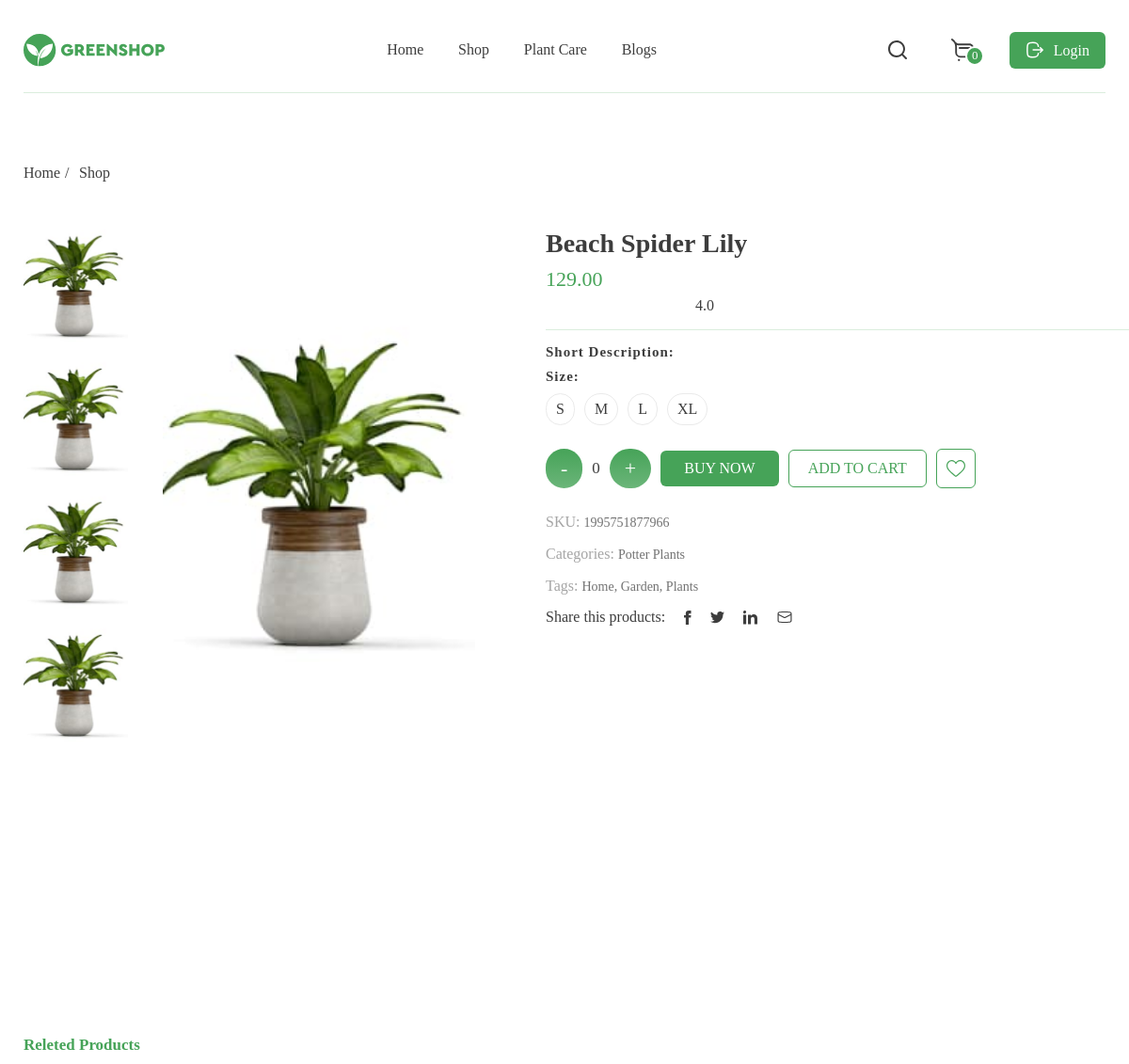
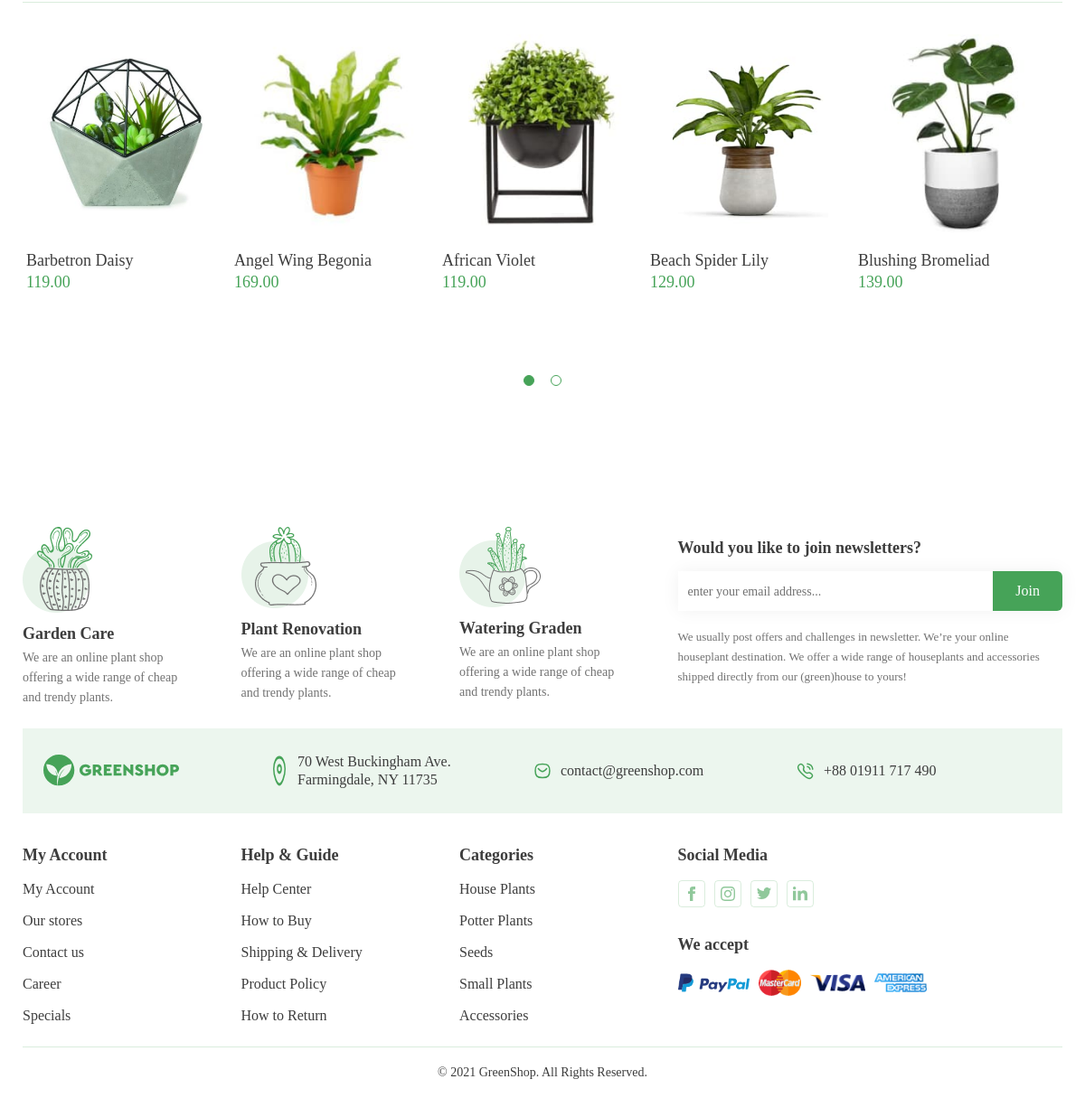
Page /Beach_Spider_Lily/ on the committed database (2 pictures, top to bottom).
### store/models.py (models this page shows)
class Flowers(models.Model):
    title = models.TextField("Название", max_length=250, blank=True)
    price = models.CharField("Цена", max_length=50, blank=True)
    img = models.ImageField("Изоброжения", upload_to="flowers/")
    description = models.TextField("Описание", max_length=500, blank=True)
    url = models.SlugField(max_length=130, unique=True)
    category = models.ForeignKey(
        Category, verbose_name="Категория", on_delete=models.SET_NULL, null=True
    )
    class Meta:
        verbose_name = 'Растения'
        verbose_name_plural = 'Растения'

### store/views.py (the view, shortened to what this page needs)
# urls.py: path("<slug:slug>/", views.FlowersDetailView.as_view(), name='store_detail'),
class FlowersDetailView(View):
    def get(self, requset, slug):
        flowersget = Flowers.objects.get(url=slug)
        flowersall = Flowers.objects.all()
        return render(requset, "store/store_detail.html", {"flowers": flowersall,
        "flowersget": flowersget })

### templates/store/store_detail.html (shortened to what this page needs)
{% extends 'base.html' %}
{% load static  %}
{% block content %}
<section class="product-view">
    <div class="container">
        <div class="product-view__inner">
            <div class="breadcrumbs">
                <ul class="breadcrumbs__list">
                    <li class="breadcrumbs__list-item">
                        <a href="{% url 'home' %}">Home</a>
                    </li>
                    <li class="breadcrumbs__list-item">
                        <a href="#">Shop</a>
                    </li>
                </ul>
            </div>
            <div class="product-view__wrapper">
                <div class="product-view__img">
                    <div class="product-view__vertical-bar">
                        <a href="#">
                            <img src="{{ flowersget.img.url }}" alt="" class="product-view__img-mini">
                        </a>
                        <a href="#">
                            <img src="{{ flowersget.img.url }}" alt="" class="product-view__img-mini">
                        </a>
                        <a href="#">
                            <img src="{{ flowersget.img.url }}" alt="" class="product-view__img-mini">
                        </a>
                        <a href="#">
                            <img src="{{ flowersget.img.url }}" alt="" class="product-view__img-mini">
                        </a>
                    </div>
                    <img src="{{ flowersget.img.url }}" alt="" class="product-view__img-main">
                </div>
                <div class="product-view__info">
                    <div class="product-view__info-main">
                        <h2 class="product-view__title">{{ flowersget.title }}</h2>
                        <p class="product-view__price">{{ flowersget.price }}</p>
                        <form action="{% url 'add_rating' %}" method="post" name="rating">
                            <span class="rating">
                            </span>
                            <span class="editContent">4.0</span>
                        </form>
                    </div>
                    <div class="product-view__info-description">
                        <h3 class="product-view__info-title">Short Description:</h3>
                        <h3 class="product-view__info-title">Size:</h3>
                        <ul class="product-view__list size-list">
                            <li class="product-view__item">
                                <a href="#" class="product-view__link">S</a>
                            </li>
                            <li class="product-view__item">
                                <a href="#" class="product-view__link">M</a>
                            </li>
                            <li class="product-view__item">
                                <a href="#" class="product-view__link">L</a>
                            </li>
                            <li class="product-view__item">
                                <a href="#" class="product-view__link">XL</a>
                            </li>
                        </ul>
                        <div class="product-view__buy">
                            <div href="" class="product-view__add-minus">
                                <button class="js-clear-btn">-</button>
                            </div>
                            <div class="product-view__counter"></div>
                            <div href="" class="product-view__add-minus">
                                <button class="js-inc-btn">+</button>
                            </div>
                            <a href="#" class="product-view__buy-button button">Buy NOW</a>
                            <a href="#" class="product-view__buy-button button-invert">Add to cart</a>
                            <a href="#" class="product-view__buy-button button-invert icon-button">
                                <img src="{% static 'images/greenHeart.svg' %}" alt="">
                            </a>
                        </div>
                        <div class="product-view__characteristics">
                            <p class="product-view__characteristics-text">
                                SKU: <span class="product-view__text">1995751877966</span>
                            </p>
                            <p class="product-view__characteristics-text">
                                Categories: <span class="product-view__text">Potter Plants</span>
                            </p>
                            <p class="product-view__characteristics-text">
                                Tags: <span class="product-view__text">Home, Garden, Plants</span>
                            </p>
                        </div>
                        <ul class="product-view__list social-list">
                            <li class="product-view__item">
                               <p class="product-view__titile">Share this products:</p>
                            </li>
                            <li class="product-view__item">
                                <a href="#" class="product-view__link"><img src="{% static 'images/FacebookDark.svg' %}" alt=""></a>
                            </li>
                            <li class="product-view__item">
                                <a href="#" class="product-view__link"><img src="{% static 'images/TwitterDark.svg' %}" alt=""></a>
                            </li>
                            <li class="product-view__item">
                                <a href="#" class="product-view__link"><img src="{% static 'images/LinkedinDark.svg' %}" alt=""></a>
                            </li>
                            <li class="product-view__item">
                                <a href="#" class="product-view__link"><img src="{% static 'images/MessageMail.svg' %}" alt=""></a>
                            </li>
                        </ul>
                    </div>
                </div>
            </div>
        </div>
    </div>
</section>
<section class="recomended-product">
    <div class="container">
        <div class="recomended-product__inner">
            <h3 class="recomended-product__title">Releted Products</h3>
            <div class="recomended-product__wrapper">
                {% for flower in flowers %}
                <div class="product-item">
                    <a href="{% url 'store_detail' flower.url %}" class="product-item__img-wrapper">
                        <img src="{{ flower.img.url }}" alt="Plant" class="product-item__img">
                    </a>
                    <div class="product-item__text">
                        <a href="{%  url 'product' %}" class="product-item__text-wrapper">
                            <p class="product-item__title">{{ flower.title }}</p>
                            <p class="product-item__price">
                                {{ flower.price }}
                            </p>
                        </a>
                    </div>
                </div>
                {% endfor %}
            </div>
        </div>
    </div>
</section>
{% endblock content %}

### rows in the picture
Flowers: img (picture), title "Beach Spider Lily", price "129.00"
Flowers: img (picture), title "Barbetron Daisy", price "119.00"
Flowers: img (picture), title "Angel Wing Begonia", price "169.00"
Flowers: img (picture), title "African Violet", price "119.00"
Flowers: img (picture), title "Blushing Bromeliad", price "139.00"
